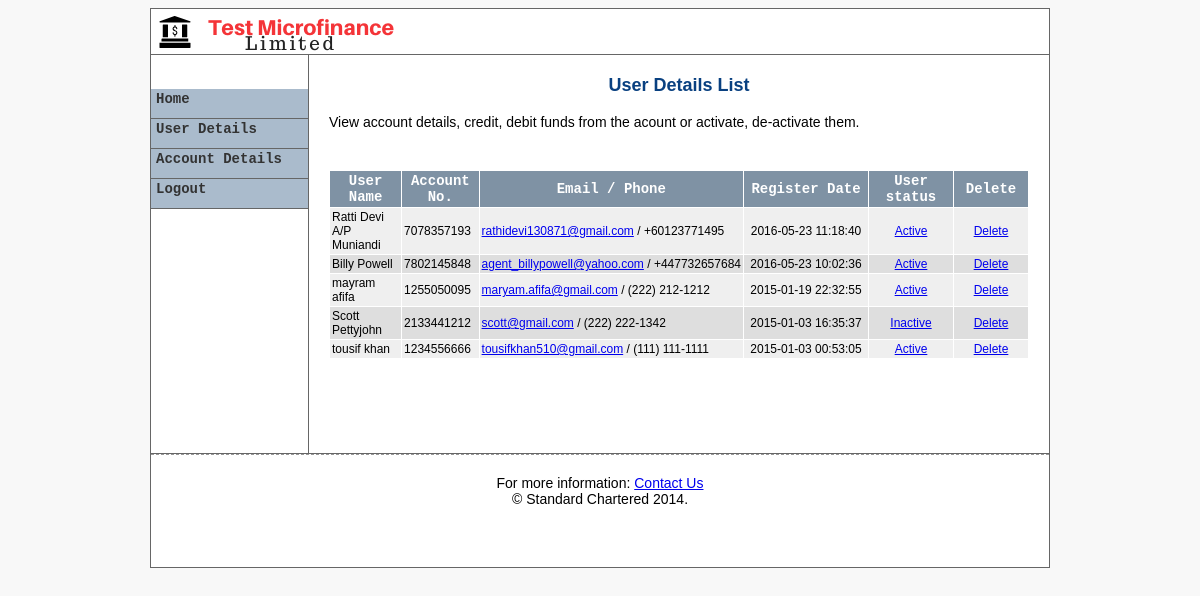
/admin/user/index.php (signed in), run on the app's committed database.
### tables this page shows
CREATE TABLE IF NOT EXISTS `tbl_accounts` (
  `id` int(10) NOT NULL AUTO_INCREMENT,
  `user_id` int(10) NOT NULL,
  `acc_no` varchar(20) NOT NULL,
  `type` varchar(10) NOT NULL,
  `balance` double NOT NULL,
  `pin` int(10) NOT NULL,
  `status` varchar(10) NOT NULL,
  `bdate` varchar(100) NOT NULL,
  PRIMARY KEY (`id`)
);

CREATE TABLE IF NOT EXISTS `tbl_users` (
  `id` int(10) NOT NULL AUTO_INCREMENT,
  `fname` varchar(100) NOT NULL,
  `lname` varchar(40) NOT NULL,
  `pwd` varchar(100) NOT NULL,
  `email` varchar(100) NOT NULL,
  `phone` varchar(20) NOT NULL,
  `gender` varchar(10) NOT NULL,
  `is_active` varchar(10) NOT NULL,
  `utype` varchar(10) NOT NULL,
  `pics` varchar(200) NOT NULL,
  `bdate` varchar(100) NOT NULL,
  PRIMARY KEY (`id`)
);

### admin/user/index.php (called while the page is built, shortened)
<?php
require_once '../include/template.php';
?>

### library/database.php (called while the page is built, shortened)
<?php
function dbQuery($sql)
{
	$result = mysql_query($sql) or die(mysql_error());
	return $result;
}
function dbFetchAssoc($result)
{
	return mysql_fetch_assoc($result);
}
?>

### admin/user/list.php (the view, shortened to what this page needs)
<?php
$sql = "SELECT u.id, u.fname, u.lname, u.bdate, u.is_active, u.email, u.phone, a.acc_no
        FROM tbl_users u, tbl_accounts a
		WHERE u.id = a.user_id
		ORDER BY id DESC LIMIT 20";
$result = dbQuery($sql);
?>
<p align="center" id="mainHead">User Details List</p>
<p style="font-family:Verdana, Arial, Helvetica, sans-serif;font-size:14px; margin-bottom:40px;">
View account details, credit, debit funds from the acount or activate, de-activate them.</p>
<form action="processUser.php?action=addUser" method="post"  name="frmListUser" id="frmListUser">
 <table width="100%" border="0" align="center" cellpadding="2" cellspacing="1" class="text">
  <tr align="center" id="listTableHeader">
   <td>User Name</td>
   <td>Account No.</td>
   <td>Email / Phone</td>
   <td width="120">Register Date</td>
   <td width="80">User status</td>
   <td width="70">Delete</td>
  </tr>
<?php
while($row = dbFetchAssoc($result)) {
	extract($row);
	if ($i%2) {
		$class = 'row1';
	} else {
		$class = 'row2';
	}
	$i += 1;
?>
  <tr class="<?php echo $class; ?>">
   <td><?php echo $fname .' '.$lname; ?></td>
   <td><?php echo $acc_no; ?></td>
   <td><a href="<?php echo WEB_ROOT; ?>admin/user/?view=email&userId=<?php echo $id; ?>"><?php echo $email; ?></a>&nbsp;/&nbsp;<?php echo $phone; ?></td>
   <td width="120" align="center"><?php echo $bdate; ?></td>
   <td width="80" align="center"><a href="javascript:changeUserStatus(<?php echo $id; ?>, '<?php echo $is_active; ?>');"><?php echo $is_active == 'FALSE'? 'Inactive' : 'Active'; ?></td>
   <td width="70" align="center"><a href="javascript:deleteUser(<?php echo $id; ?>);">Delete</a></td>
  </tr>
<?php
}
?>
  <tr>
   <td colspan="5">&nbsp;</td>
  </tr>
  <tr>
   <td colspan="5" align="right"></td>
  </tr>
 </table>
 <p>&nbsp;</p>
</form>

### admin/include/admin.css (style rules this page uses)
#listTableHeader { font-family: "Courier New", Courier, mono; font-size: 14px; color: #FFFFFF; background-color: #7F92A4; font-weight: bold; background-position: center; }
.row1 { background-color: #EFEFEF; }
.row2 { background-color: #DEDEDE; }
body { font-family: "Arial", "Helvetica", "sans-serif"; text-align: center; font-size: 10px; }
.text { font-family: Arial, Helvetica, sans-serif; font-size: 12px; }
#mainHead { font-size:18px; font-family:Verdana, Arial, Helvetica, sans-serif; font-weight:bold; color:#094080; }

### admin/include/template.php (style rules this page uses)
body { background-color:#F8F8F8; }

### data on the page
tbl_accounts: user.fname "Ratti Devi", user.lname "A/P Muniandi", acc_no "7078357193", user.email "rathidevi130871@gmail.com", user.phone "+60123771495", user.bdate "2016-05-23 11:18:40", shows "Active"
tbl_accounts: user.fname "Billy", user.lname "Powell", acc_no "7802145848", user.email "agent_billypowell@yahoo.com", user.phone "+447732657684", user.bdate "2016-05-23 10:02:36", shows "Active"
tbl_accounts: user.fname "mayram", user.lname "afifa", acc_no "1255050095", user.email "maryam.afifa@gmail.com", user.phone "(222) 212-1212", user.bdate "2015-01-19 22:32:55", shows "Active"
tbl_accounts: user.fname "Scott", user.lname "Pettyjohn", acc_no "2133441212", user.email "scott@gmail.com", user.phone "(222) 222-1342", user.bdate "2015-01-03 16:35:37", shows "Inactive"
tbl_accounts: user.fname "tousif", user.lname "khan", acc_no "1234556666", user.email "tousifkhan510@gmail.com", user.phone "(111) 111-1111", user.bdate "2015-01-03 00:53:05", shows "Active"
